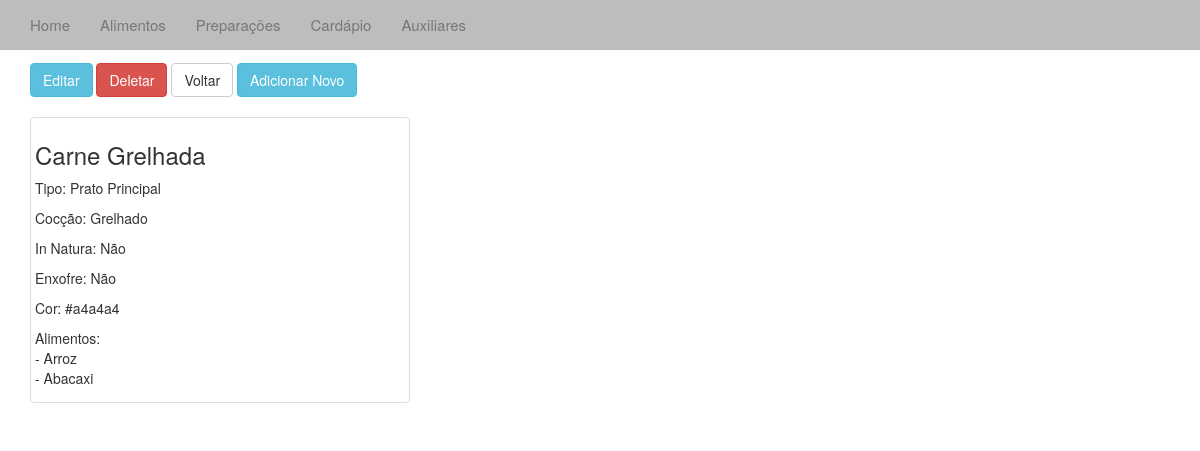
The page /verprepara/14/ on the database its author committed.
### cardapio/models.py (models this page shows, shortened)
class Prepara(models.Model):
	desc = models.CharField(max_length=40)
	inNatura = models.IntegerField(max_length=1)
	enxofre = models.IntegerField(max_length=1)
	cor = models.CharField(max_length=10)
	tipoPrep = models.CharField(max_length=40)
	coccao = models.CharField(max_length=40)

class Alimentos(models.Model):
	desc = models.CharField(max_length=20)
	cat_alimento = models.ForeignKey(Aux)
	cor = models.CharField(max_length=10)
	def __unicode__(self):
		return self.desc

### cardapio/views.py (the view)
# urls.py: url(r'verprepara/(?P<id_prepara>\d+)/$', 'cardapio.views.verprepara', name='verprepara'),
def verprepara(request, id_prepara):
	p = get_object_or_404(Prepara, pk=id_prepara)
	al_list = Alimentos.objects.all()
	lista = Prep_Alimentos.objects.all()
	prep_al_list = []
	contem_list = []
	for o in lista:
		if o.desc == p.desc:
			prep_al_list.append(o)
	for x in prep_al_list:
		contem_list.append(x.alimento)
	context = {'p':p,'lista':contem_list}
	return render(request,"verprepara.html", context)

### templates/verprepara.html (shortened to what this page needs)
{% extends "base.html" %}
{% block body%}
<div class="container-fluid">
	<div class="container">
			<h2>Alimento</h2>
			<a href="/editprepara/{{ p.id }}"><button type="button" class="btn btn-info">Editar</button></a>
			<a href="/deleteprepara/{{ p.id }}"><button type="button" class="btn btn-danger">Deletar</button></a>
			<a href="/prepara/"><button type="button" class="btn btn-default">Voltar</button></a>
			<a href="/addprepara/"><button type="button" class="btn btn-info">Adicionar Novo</button></a>
			<br /><br />
			<div class="thumbnail col-sm-4">
				<h3>{{ p.desc }}</h3>
				<p>Tipo: {{ p.tipoPrep }}</p>
				<p>Cocção: {{ p.coccao }}</p>
				<p>In Natura:
				{% if p.inNatura == 1 %}
				Sim
				{% else %}
				Não
				{% endif %}</p>
				<p>Enxofre:
				{% if p.enxofre == 1 %}
				Sim
				{% else %}
				Não
				{% endif %}</p>
				<p>Cor: {{ p.cor }}</p>
				{% if lista %}
				<p>Alimentos:
					{% for i in lista %}
						<br /> - {{ i }}
					{% endfor %}
				{% endif %}
				</p>
			</div>
</div>
{% endblock %}

### rows shown on the page
Prepara: desc "Carne Grelhada", tipoPrep "Prato Principal", coccao "Grelhado", cor "#a4a4a4"
Alimentos: desc "Arroz"
Alimentos: desc "Abacaxi"
